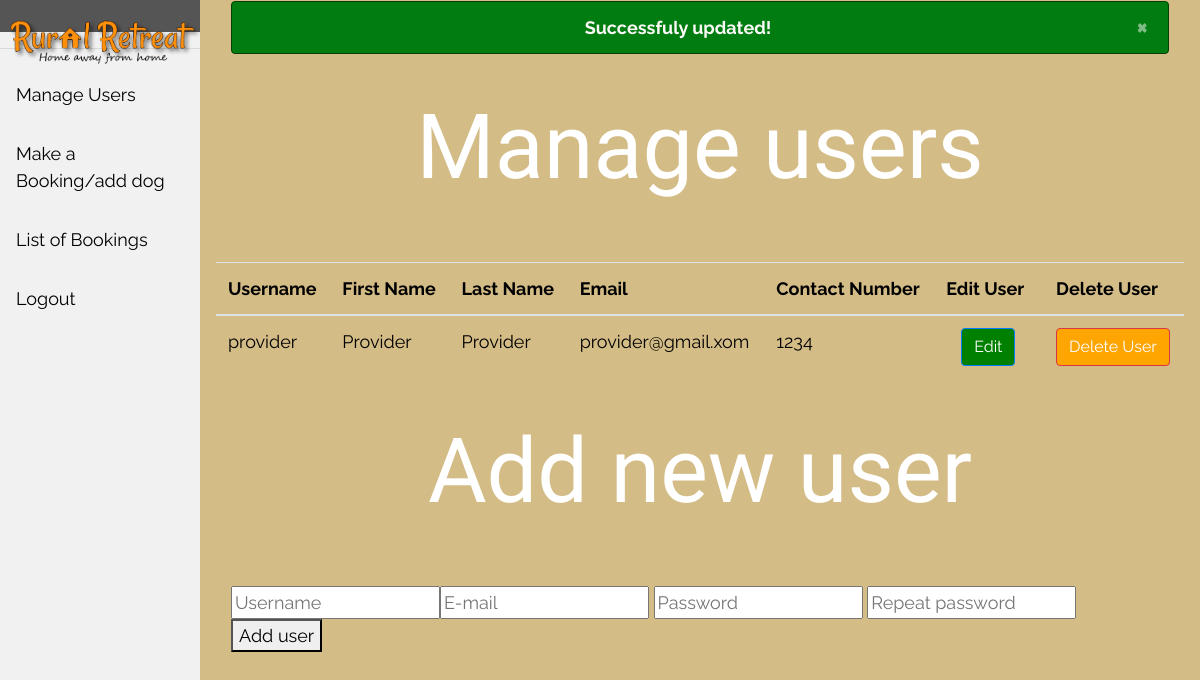
The app's page /provideruser.php?status=success (signed in) with its own data.
### tables this page shows
CREATE TABLE IF NOT EXISTS `users` (
  `user_id` int(11) NOT NULL AUTO_INCREMENT,
  `userfname` varchar(40) NOT NULL,
  `userlname` varchar(40) NOT NULL,
  `username` varchar(40) DEFAULT NULL,
  `email` varchar(40) NOT NULL,
  `password` varchar(80) NOT NULL,
  `contact_number` varchar(30) DEFAULT NULL,
  `emrgcontactname_1` varchar(40) NOT NULL,
  `emrgcontactnumber_1` varchar(40) NOT NULL,
  `user_type_id` int(11) NOT NULL DEFAULT '3',
  `provider_id` int(100) NOT NULL,
  PRIMARY KEY (`user_id`),
  UNIQUE KEY `email` (`email`),
  KEY `user_type_id` (`user_type_id`)
);

### provideruser.php (the view, shortened to what this page needs)
<!DOCTYPE html>
<html lang="en">
<head>
<?php
include_once './partials/head.php';
?>
<link rel="stylesheet" href="bootstrap2.min.css">
</head>
<header>
<?php
   include_once './partials/providerheader.php';
?>
</header>
<body>
<div class="content">
    <div class="container">
    <?php
						if (isset ($_GET['status'] )) {
                             if($_GET['status'] == 'success'){
						?>
							<div class="alert alert-warning alert-dismissible fade show" role="alert">
  							<strong>Successfuly updated!</strong>
  							<button type="button" class="close" data-dismiss="alert" aria-label="Close">
    						<span aria-hidden="true">&times;</span>
  							</button>
							</div>
					<?php }
				 } ?>
        </div>
        <h1>Manage users</h1>
    <table class="table table-hover">
  <thead>
    <tr>
      <th scope="col">Username</th>
      <th scope="col">First Name</th>
      <th scope="col">Last Name</th>
      <th scope="col">Email</th>
      <th scope="col">Contact Number</th>
      <th scope="col">Edit User</th>
      <th scope="col">Delete User</th>
    </tr>
  </thead>
  <tbody>
      <?php
        $provider_id=$_SESSION['id'];
       $con = mysqli_connect("localhost","root","","ruralretreat");
      $users = "SELECT users.user_id, users.username, users.userfname, users.userlname,users.email,users.contact_number FROM users WHERE provider_id=$provider_id";
      $res = mysqli_query($con, $users);
      while($r = mysqli_fetch_assoc($res)): ?>
            <tr>
            <td><?php echo $r['username']; ?></th>
            <td><?php echo $r['userfname']; ?></td>
            <td><?php echo $r['userlname']; ?></td>
            <td><?php echo $r['email']; ?></td>
            <td><?php echo $r['contact_number']; ?></td>
            <td><div class="container">
        <button style = "background-color:green;"type="button" onclick="initModal(<?php echo $r['user_id'].','.'\''.$r['username'].'\','.'\''.$r['userfname'].'\','.'\''.$r['userlname'].'\','.'\''.$r['email'].'\','.'\''.$r['contact_number'].'\''?>)"class="btn btn-primary" data-toggle="modal" data-target="#myModal">
            Edit
        </button>
</div>
</td>
            <td>
            <a type ="button" href = "deleteuser.php?user_id=<?php echo $r['user_id'] ?>" style= "background-color: orange;"  onclick="return confirm('Are you sure?')" name="delete" value="Delete User" class="btn btn-danger" id="delete">Delete User
        </a> </form>
</td>
            </tr>
<?php endwhile ?>
</tbody>
</table>
<div class="provideradduser">
<h1> Add new user </h1>
          <form class="form-provideruser" action="includes/provideruser.inc.php" method="post">
          <div class="col-xl">
            <?php
            if (!empty($_GET["username"])) {
              echo '<input type="text" name="username" placeholder="Username" value="'.$_GET["username"].'"required>';
            }
            else {
              echo '<input type="text" name="username" placeholder="Username"required>';
            }
            if (!empty($_GET["email"])) {
              echo '<input type="text" name="email" placeholder="E-mail" value="'.$_GET["email"].'"required>';
            }
            else {
              echo '<input type="text" name="email" placeholder="E-mail"required>';
            }
            ?>
            <input type="password" name="password" placeholder="Password"required>
            <input type="password" name="pwd-repeat" placeholder="Repeat password"required>
            <button type="submit" name="provideruser-submit">Add user</button>
            </div>
          </form>
</div>
<br>
</body>
</html>

### partials/head.php (style rules this page uses)
.alert-warning { color: #fcfaf6; background-color: #007c11; border-color: #063f01; text-align: center; }
body { font-family: 'Raleway', sans-serif; color: black; font-size: 18px; padding-bottom: 20px; }
h1 { font-family: 'Rochester', cursive; font-size: 90px; }

### partials/providerheader.php (style rules this page uses)
div.content { margin-left: 200px; padding: 1px 16px; height: 1000px; }
.content h1 { text-align : center; }

### records on screen
users: username "provider", userfname "Provider", userlname "Provider", email "provider@gmail.xom", contact_number "1234"
